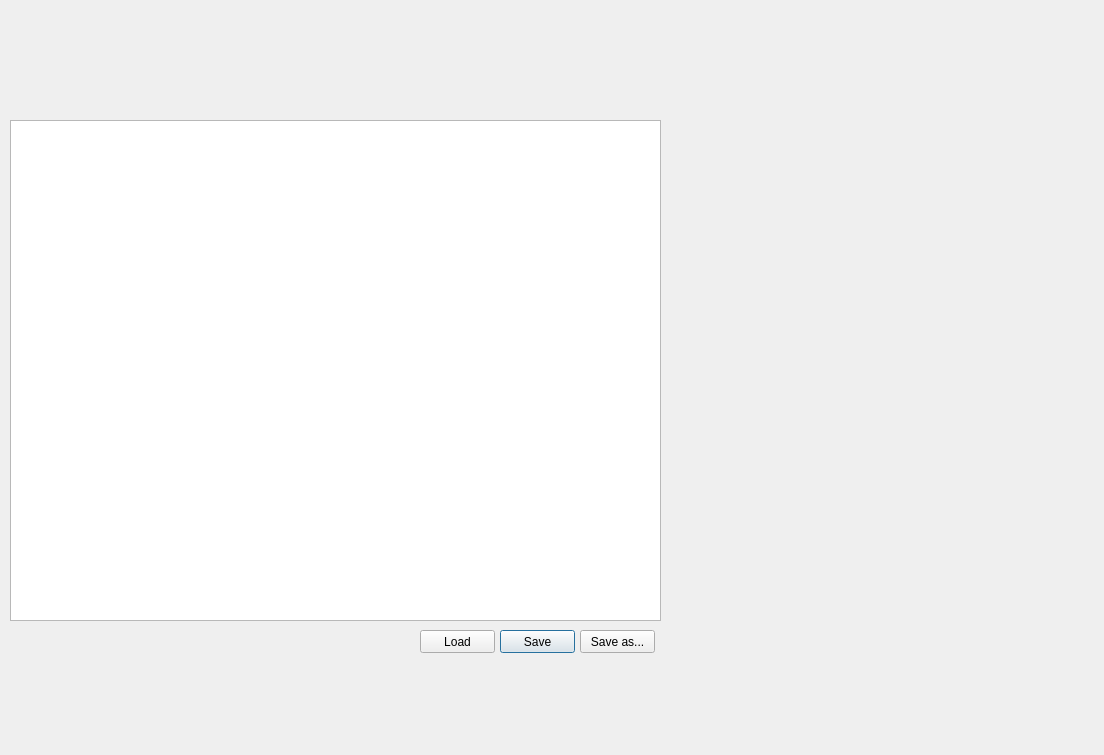
<?xml version="1.0" encoding="UTF-8"?>
<ui version="4.0">
 <class>Dialog</class>
 <widget class="QDialog" name="Dialog">
  <property name="geometry">
   <rect>
    <x>0</x>
    <y>0</y>
    <width>1104</width>
    <height>755</height>
   </rect>
  </property>
  <property name="windowTitle">
   <string>Dialog</string>
  </property>
  <widget class="QTableWidget" name="tableWidget">
   <property name="geometry">
    <rect>
     <x>10</x>
     <y>120</y>
     <width>651</width>
     <height>501</height>
    </rect>
   </property>
   <property name="editTriggers">
    <set>QAbstractItemView::AllEditTriggers</set>
   </property>
   <property name="rowCount">
    <number>0</number>
   </property>
   <property name="columnCount">
    <number>0</number>
   </property>
  </widget>
  <widget class="QPushButton" name="saveSoundConfigFile">
   <property name="geometry">
    <rect>
     <x>500</x>
     <y>630</y>
     <width>75</width>
     <height>23</height>
    </rect>
   </property>
   <property name="text">
    <string>Save</string>
   </property>
  </widget>
  <widget class="QPushButton" name="loadSoundConfigFile">
   <property name="geometry">
    <rect>
     <x>420</x>
     <y>630</y>
     <width>75</width>
     <height>23</height>
    </rect>
   </property>
   <property name="text">
    <string>Load</string>
   </property>
  </widget>
  <widget class="QPushButton" name="saveAsSoundConfigFile">
   <property name="geometry">
    <rect>
     <x>580</x>
     <y>630</y>
     <width>75</width>
     <height>23</height>
    </rect>
   </property>
   <property name="text">
    <string>Save as...</string>
   </property>
  </widget>
 </widget>
 <resources/>
 <connections/>
</ui>
